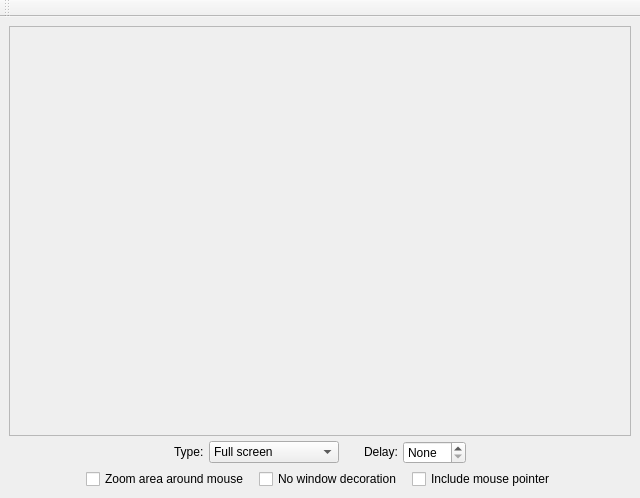
<?xml version="1.0" encoding="UTF-8"?>
<ui version="4.0">
 <class>MainWindow</class>
 <widget class="QMainWindow" name="ScreenGrab">
  <property name="geometry">
   <rect>
    <x>0</x>
    <y>0</y>
    <width>640</width>
    <height>498</height>
   </rect>
  </property>
  <property name="windowTitle">
   <string>ScreenGrab</string>
  </property>
  <widget class="QWidget" name="centralwidget">
   <property name="sizePolicy">
    <sizepolicy hsizetype="Expanding" vsizetype="Expanding">
     <horstretch>0</horstretch>
     <verstretch>0</verstretch>
    </sizepolicy>
   </property>
   <layout class="QVBoxLayout" name="verticalLayout">
    <property name="spacing">
     <number>5</number>
    </property>
    <item>
     <widget class="QLabel" name="scrLabel">
      <property name="sizePolicy">
       <sizepolicy hsizetype="Expanding" vsizetype="Expanding">
        <horstretch>0</horstretch>
        <verstretch>0</verstretch>
       </sizepolicy>
      </property>
      <property name="minimumSize">
       <size>
        <width>600</width>
        <height>400</height>
       </size>
      </property>
      <property name="frameShape">
       <enum>QFrame::StyledPanel</enum>
      </property>
      <property name="frameShadow">
       <enum>QFrame::Sunken</enum>
      </property>
      <property name="text">
       <string notr="true"/>
      </property>
      <property name="alignment">
       <set>Qt::AlignCenter</set>
      </property>
     </widget>
    </item>
    <item>
     <layout class="QHBoxLayout" name="horizontalLayout_2">
      <item>
       <spacer name="horizontalSpacer_2">
        <property name="orientation">
         <enum>Qt::Horizontal</enum>
        </property>
        <property name="sizeHint" stdset="0">
         <size>
          <width>5</width>
          <height>5</height>
         </size>
        </property>
       </spacer>
      </item>
      <item>
       <widget class="QLabel" name="labTypeScr">
        <property name="sizePolicy">
         <sizepolicy hsizetype="Preferred" vsizetype="Fixed">
          <horstretch>0</horstretch>
          <verstretch>0</verstretch>
         </sizepolicy>
        </property>
        <property name="text">
         <string>Type:</string>
        </property>
       </widget>
      </item>
      <item>
       <widget class="QComboBox" name="cbxTypeScr">
        <property name="enabled">
         <bool>true</bool>
        </property>
        <property name="toolTip">
         <string>Type of screenshot</string>
        </property>
        <property name="currentIndex">
         <number>0</number>
        </property>
        <item>
         <property name="text">
          <string>Full screen</string>
         </property>
        </item>
        <item>
         <property name="text">
          <string>Window</string>
         </property>
        </item>
        <item>
         <property name="text">
          <string>Screen area</string>
         </property>
        </item>
        <item>
         <property name="text">
          <string>Last selected area</string>
         </property>
        </item>
       </widget>
      </item>
      <item>
       <spacer name="horizontalSpacer_5">
        <property name="orientation">
         <enum>Qt::Horizontal</enum>
        </property>
        <property name="sizeType">
         <enum>QSizePolicy::Fixed</enum>
        </property>
        <property name="sizeHint" stdset="0">
         <size>
          <width>20</width>
          <height>5</height>
         </size>
        </property>
       </spacer>
      </item>
      <item>
       <widget class="QLabel" name="labDelay">
        <property name="sizePolicy">
         <sizepolicy hsizetype="Preferred" vsizetype="Fixed">
          <horstretch>0</horstretch>
          <verstretch>0</verstretch>
         </sizepolicy>
        </property>
        <property name="text">
         <string>Delay:</string>
        </property>
       </widget>
      </item>
      <item>
       <widget class="QSpinBox" name="delayBox">
        <property name="sizePolicy">
         <sizepolicy hsizetype="Preferred" vsizetype="Fixed">
          <horstretch>0</horstretch>
          <verstretch>0</verstretch>
         </sizepolicy>
        </property>
        <property name="toolTip">
         <string>Delay in seconds before taking screenshot</string>
        </property>
        <property name="specialValueText">
         <string>None</string>
        </property>
        <property name="suffix">
         <string> sec</string>
        </property>
        <property name="maximum">
         <number>90</number>
        </property>
       </widget>
      </item>
      <item>
       <spacer name="horizontalSpacer">
        <property name="orientation">
         <enum>Qt::Horizontal</enum>
        </property>
        <property name="sizeHint" stdset="0">
         <size>
          <width>5</width>
          <height>5</height>
         </size>
        </property>
       </spacer>
      </item>
     </layout>
    </item>
    <item>
     <layout class="QHBoxLayout" name="horizontalLayout">
      <property name="spacing">
       <number>10</number>
      </property>
      <item>
       <spacer name="horizontalSpacer_3">
        <property name="orientation">
         <enum>Qt::Horizontal</enum>
        </property>
        <property name="sizeHint" stdset="0">
         <size>
          <width>5</width>
          <height>5</height>
         </size>
        </property>
       </spacer>
      </item>
      <item>
       <widget class="QCheckBox" name="checkZommMouseArea">
        <property name="text">
         <string>Zoom area around mouse</string>
        </property>
       </widget>
      </item>
      <item>
       <widget class="QCheckBox" name="checkNoDecoration">
        <property name="text">
         <string>No window decoration</string>
        </property>
       </widget>
      </item>
      <item>
       <widget class="QCheckBox" name="checkIncludeCursor">
        <property name="text">
         <string>Include mouse pointer</string>
        </property>
       </widget>
      </item>
      <item>
       <spacer name="horizontalSpacer_4">
        <property name="orientation">
         <enum>Qt::Horizontal</enum>
        </property>
        <property name="sizeHint" stdset="0">
         <size>
          <width>5</width>
          <height>5</height>
         </size>
        </property>
       </spacer>
      </item>
     </layout>
    </item>
   </layout>
  </widget>
  <widget class="QToolBar" name="toolBar">
   <property name="sizePolicy">
    <sizepolicy hsizetype="Preferred" vsizetype="Preferred">
     <horstretch>0</horstretch>
     <verstretch>0</verstretch>
    </sizepolicy>
   </property>
   <property name="windowTitle">
    <string>toolBar</string>
   </property>
   <property name="floatable">
    <bool>false</bool>
   </property>
   <attribute name="toolBarArea">
    <enum>TopToolBarArea</enum>
   </attribute>
   <attribute name="toolBarBreak">
    <bool>false</bool>
   </attribute>
  </widget>
 </widget>
 <resources/>
 <connections/>
</ui>
